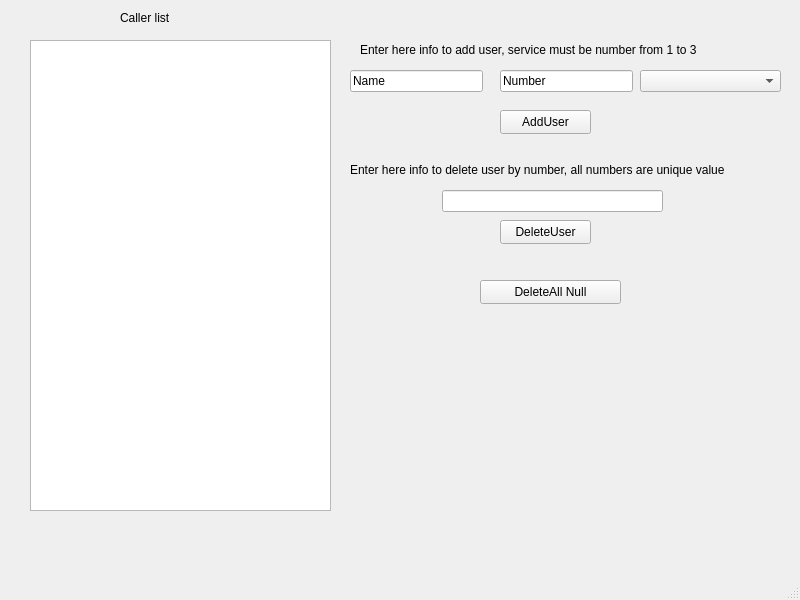
<?xml version="1.0" encoding="UTF-8"?>
<ui version="4.0">
 <class>MainWindow</class>
 <widget class="QMainWindow" name="MainWindow">
  <property name="geometry">
   <rect>
    <x>0</x>
    <y>0</y>
    <width>800</width>
    <height>600</height>
   </rect>
  </property>
  <property name="windowTitle">
   <string>MainWindow</string>
  </property>
  <widget class="QWidget" name="centralwidget">
   <widget class="QPushButton" name="addButton">
    <property name="geometry">
     <rect>
      <x>500</x>
      <y>110</y>
      <width>91</width>
      <height>24</height>
     </rect>
    </property>
    <property name="text">
     <string>AddUser</string>
    </property>
   </widget>
   <widget class="QLineEdit" name="lineEdit_name">
    <property name="geometry">
     <rect>
      <x>350</x>
      <y>70</y>
      <width>133</width>
      <height>22</height>
     </rect>
    </property>
    <property name="text">
     <string>Name</string>
    </property>
   </widget>
   <widget class="QLineEdit" name="lineEdit_number">
    <property name="geometry">
     <rect>
      <x>500</x>
      <y>70</y>
      <width>133</width>
      <height>22</height>
     </rect>
    </property>
    <property name="text">
     <string>Number</string>
    </property>
   </widget>
   <widget class="QLabel" name="label">
    <property name="geometry">
     <rect>
      <x>120</x>
      <y>10</y>
      <width>49</width>
      <height>16</height>
     </rect>
    </property>
    <property name="text">
     <string>Caller list</string>
    </property>
   </widget>
   <widget class="QLabel" name="label_2">
    <property name="geometry">
     <rect>
      <x>360</x>
      <y>40</y>
      <width>381</width>
      <height>20</height>
     </rect>
    </property>
    <property name="text">
     <string>Enter here info to add user, service must be number from 1 to 3</string>
    </property>
   </widget>
   <widget class="QLabel" name="label_3">
    <property name="geometry">
     <rect>
      <x>350</x>
      <y>160</y>
      <width>391</width>
      <height>20</height>
     </rect>
    </property>
    <property name="text">
     <string>Enter here info to delete user by number, all numbers are unique value</string>
    </property>
   </widget>
   <widget class="QLineEdit" name="lineEdit_delete">
    <property name="geometry">
     <rect>
      <x>442</x>
      <y>190</y>
      <width>221</width>
      <height>22</height>
     </rect>
    </property>
   </widget>
   <widget class="QPushButton" name="deleteButton">
    <property name="geometry">
     <rect>
      <x>500</x>
      <y>220</y>
      <width>91</width>
      <height>24</height>
     </rect>
    </property>
    <property name="text">
     <string>DeleteUser</string>
    </property>
   </widget>
   <widget class="QListView" name="listView">
    <property name="geometry">
     <rect>
      <x>30</x>
      <y>40</y>
      <width>301</width>
      <height>471</height>
     </rect>
    </property>
   </widget>
   <widget class="QComboBox" name="comboBox">
    <property name="geometry">
     <rect>
      <x>640</x>
      <y>70</y>
      <width>141</width>
      <height>22</height>
     </rect>
    </property>
   </widget>
   <widget class="QPushButton" name="DeleteNull_button">
    <property name="geometry">
     <rect>
      <x>480</x>
      <y>280</y>
      <width>141</width>
      <height>24</height>
     </rect>
    </property>
    <property name="text">
     <string>DeleteAll Null</string>
    </property>
   </widget>
  </widget>
  <widget class="QMenuBar" name="menubar">
   <property name="geometry">
    <rect>
     <x>0</x>
     <y>0</y>
     <width>800</width>
     <height>22</height>
    </rect>
   </property>
  </widget>
  <widget class="QStatusBar" name="statusbar"/>
 </widget>
 <resources/>
 <connections/>
</ui>
